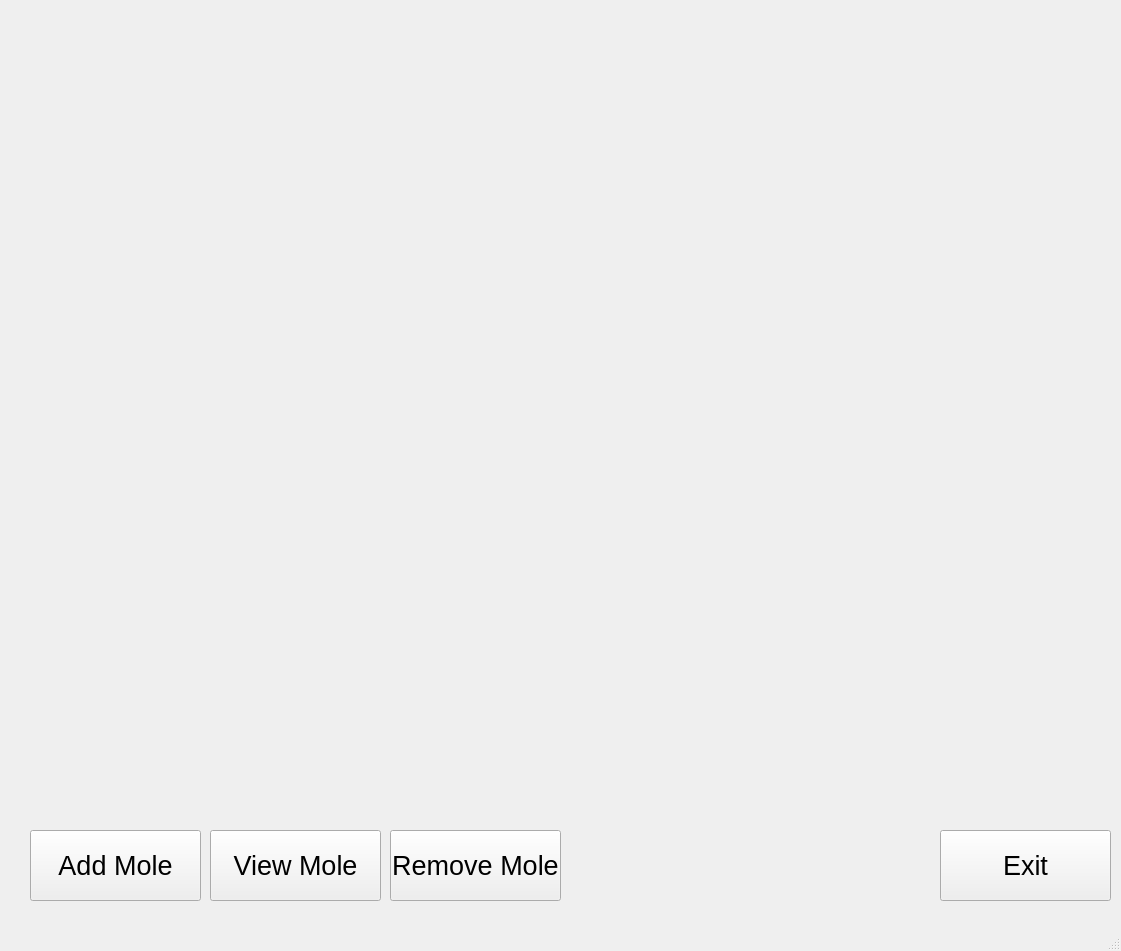
<?xml version="1.0" encoding="UTF-8"?>
<ui version="4.0">
 <class>MainWindow</class>
 <widget class="QMainWindow" name="MainWindow">
  <property name="geometry">
   <rect>
    <x>0</x>
    <y>0</y>
    <width>1121</width>
    <height>951</height>
   </rect>
  </property>
  <property name="acceptDrops">
   <bool>false</bool>
  </property>
  <property name="windowTitle">
   <string>MainWindow</string>
  </property>
  <widget class="QWidget" name="centralwidget">
   <widget class="QPushButton" name="addButton">
    <property name="geometry">
     <rect>
      <x>30</x>
      <y>830</y>
      <width>171</width>
      <height>71</height>
     </rect>
    </property>
    <property name="font">
     <font>
      <pointsize>20</pointsize>
     </font>
    </property>
    <property name="text">
     <string>Add Mole</string>
    </property>
   </widget>
   <widget class="QLabel" name="label">
    <property name="geometry">
     <rect>
      <x>0</x>
      <y>0</y>
      <width>1113</width>
      <height>816</height>
     </rect>
    </property>
    <property name="text">
     <string/>
    </property>
    <property name="scaledContents">
     <bool>false</bool>
    </property>
   </widget>
   <widget class="QPushButton" name="viewButton">
    <property name="geometry">
     <rect>
      <x>210</x>
      <y>830</y>
      <width>171</width>
      <height>71</height>
     </rect>
    </property>
    <property name="font">
     <font>
      <pointsize>20</pointsize>
     </font>
    </property>
    <property name="text">
     <string>View Mole</string>
    </property>
   </widget>
   <widget class="QPushButton" name="removeButton">
    <property name="geometry">
     <rect>
      <x>390</x>
      <y>830</y>
      <width>171</width>
      <height>71</height>
     </rect>
    </property>
    <property name="font">
     <font>
      <pointsize>20</pointsize>
     </font>
    </property>
    <property name="text">
     <string>Remove Mole</string>
    </property>
   </widget>
   <widget class="QPushButton" name="exitButton">
    <property name="geometry">
     <rect>
      <x>940</x>
      <y>830</y>
      <width>171</width>
      <height>71</height>
     </rect>
    </property>
    <property name="font">
     <font>
      <pointsize>20</pointsize>
     </font>
    </property>
    <property name="text">
     <string>Exit</string>
    </property>
   </widget>
  </widget>
  <widget class="QMenuBar" name="menubar">
   <property name="geometry">
    <rect>
     <x>0</x>
     <y>0</y>
     <width>1121</width>
     <height>21</height>
    </rect>
   </property>
  </widget>
  <widget class="QStatusBar" name="statusbar"/>
 </widget>
 <resources/>
 <connections/>
</ui>
